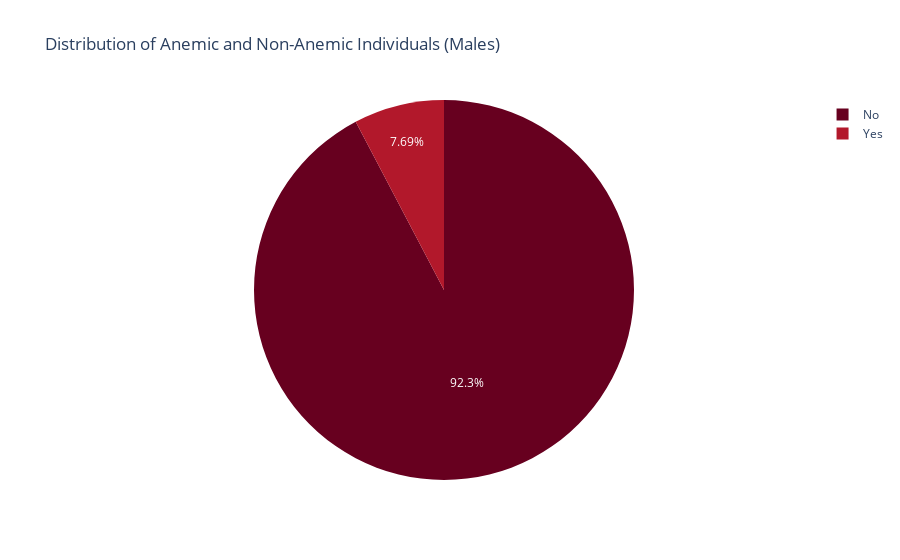

Notebook code for this chart:
### Code cell
d2=df[df["Sex"]=="M"]

anemia_counts = d2['Anaemic'].value_counts()

fig = px.pie(
    anemia_counts,
    names=anemia_counts.index,
    values=anemia_counts.values,
    title='Distribution of Anemic and Non-Anemic Individuals (Males)',
    color_discrete_sequence=px.colors.sequential.RdBu
)

fig.show()

### Figure 1 — Plotly figure (JSON) as saved in the notebook; plotly's stock layout.template omitted (floating-point values rounded to 4 significant figures)
{"data": [{"domain": {"x": [0, 1], "y": [0, 1]}, "hovertemplate": "Anaemic=%{label}<br>value=%{value}<extra></extra>", "labels": ["No", "Yes"], "legendgroup": "", "name": "", "showlegend": true, "type": "pie", "values": [24, 2]}], "layout": {"legend": {"tracegroupgap": 0}, "piecolorway": ["rgb(103,0,31)", "rgb(178,24,43)", "rgb(214,96,77)", "rgb(244,165,130)", "rgb(253,219,199)", "rgb(247,247,247)", "rgb(209,229,240)", "rgb(146,197,222)", "rgb(67,147,195)", "rgb(33,102,172)", "rgb(5,48,97)"], "title": {"text": "Distribution of Anemic and Non-Anemic Individuals (Males)"}}}
